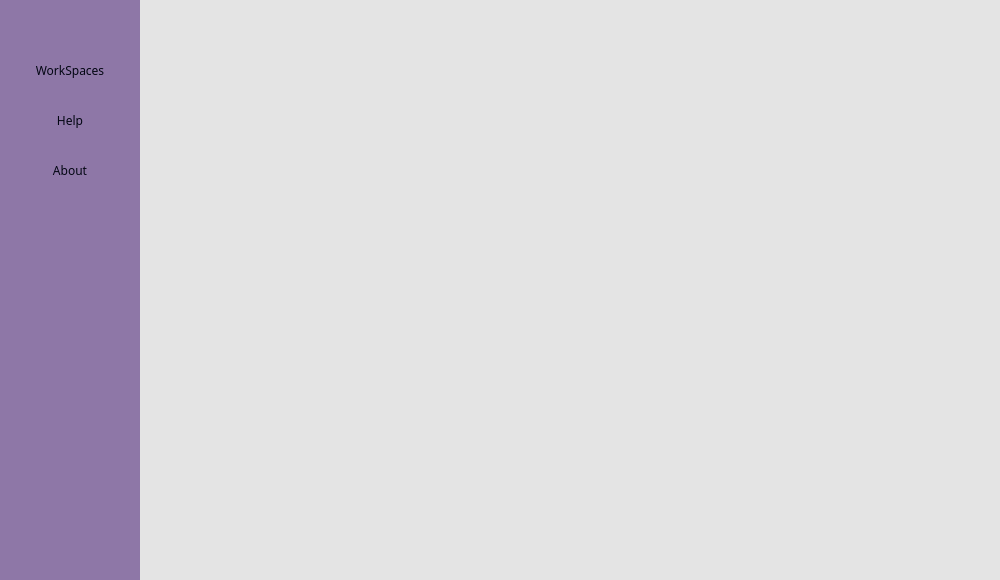
<?xml version="1.0" encoding="UTF-8"?>
<ui version="4.0">
 <class>MainWindow</class>
 <widget class="QMainWindow" name="MainWindow">
  <property name="geometry">
   <rect>
    <x>0</x>
    <y>0</y>
    <width>1000</width>
    <height>580</height>
   </rect>
  </property>
  <property name="windowTitle">
   <string>MainWindow</string>
  </property>
  <property name="styleSheet">
   <string notr="true">background-color: #E4E4E4; border-radius: 5px;</string>
  </property>
  <widget class="QWidget" name="centralwidget">
   <widget class="QFrame" name="sidebar">
    <property name="geometry">
     <rect>
      <x>0</x>
      <y>0</y>
      <width>140</width>
      <height>580</height>
     </rect>
    </property>
    <property name="styleSheet">
     <string notr="true">background-color: rgba(120, 91, 151, 0.8);  border-radius: 0px;</string>
    </property>
    <property name="frameShape">
     <enum>QFrame::StyledPanel</enum>
    </property>
    <property name="frameShadow">
     <enum>QFrame::Raised</enum>
    </property>
    <widget class="QPushButton" name="btn_workspace">
     <property name="geometry">
      <rect>
       <x>0</x>
       <y>50</y>
       <width>140</width>
       <height>40</height>
      </rect>
     </property>
     <property name="font">
      <font>
       <family>Sans Serif</family>
       <pointsize>9</pointsize>
      </font>
     </property>
     <property name="cursor">
      <cursorShape>PointingHandCursor</cursorShape>
     </property>
     <property name="styleSheet">
      <string notr="true">QPushButton{
	background: none;
	color: #030613;
	border-radius: 0px;
}
QPushButton:hover{
	background-color: rgba(120, 91, 151, 0.9);
}</string>
     </property>
     <property name="text">
      <string>WorkSpaces</string>
     </property>
    </widget>
    <widget class="QPushButton" name="btn_help">
     <property name="geometry">
      <rect>
       <x>0</x>
       <y>100</y>
       <width>140</width>
       <height>40</height>
      </rect>
     </property>
     <property name="font">
      <font>
       <family>Sans Serif</family>
       <pointsize>9</pointsize>
      </font>
     </property>
     <property name="cursor">
      <cursorShape>PointingHandCursor</cursorShape>
     </property>
     <property name="styleSheet">
      <string notr="true">QPushButton{
	background: none;
	color: #030613;
	border-radius: 0px;
}
QPushButton:hover{
	background-color: rgba(120, 91, 151, 0.9);
}</string>
     </property>
     <property name="text">
      <string>Help</string>
     </property>
    </widget>
    <widget class="QPushButton" name="btn_about">
     <property name="geometry">
      <rect>
       <x>0</x>
       <y>150</y>
       <width>140</width>
       <height>40</height>
      </rect>
     </property>
     <property name="font">
      <font>
       <family>Sans Serif</family>
       <pointsize>9</pointsize>
      </font>
     </property>
     <property name="cursor">
      <cursorShape>PointingHandCursor</cursorShape>
     </property>
     <property name="styleSheet">
      <string notr="true">QPushButton{
	background: none;
	color: #030613;
	border-radius: 0px;
}
QPushButton:hover{
	background-color: rgba(120, 91, 151, 0.9);
}</string>
     </property>
     <property name="text">
      <string>About</string>
     </property>
    </widget>
    <widget class="QLabel" name="sidebar_photo">
     <property name="geometry">
      <rect>
       <x>10</x>
       <y>390</y>
       <width>120</width>
       <height>120</height>
      </rect>
     </property>
     <property name="styleSheet">
      <string notr="true">background: none;</string>
     </property>
     <property name="text">
      <string/>
     </property>
     <property name="pixmap">
      <pixmap>../img/tasks.png</pixmap>
     </property>
     <property name="scaledContents">
      <bool>true</bool>
     </property>
    </widget>
   </widget>
   <widget class="QPushButton" name="btn_close">
    <property name="geometry">
     <rect>
      <x>935</x>
      <y>10</y>
      <width>25</width>
      <height>25</height>
     </rect>
    </property>
    <property name="cursor">
     <cursorShape>PointingHandCursor</cursorShape>
    </property>
    <property name="styleSheet">
     <string notr="true">QPushButton{
background-color: #E4E4E4;
border-radius: 3px;
}
QPushButton:hover{
background-color: #d6d6d6;
}</string>
    </property>
    <property name="text">
     <string/>
    </property>
    <property name="icon">
     <iconset>
      <normaloff>../img/close.png</normaloff>../img/close.png</iconset>
    </property>
    <property name="iconSize">
     <size>
      <width>20</width>
      <height>20</height>
     </size>
    </property>
   </widget>
   <widget class="QPushButton" name="btn_minimize">
    <property name="geometry">
     <rect>
      <x>900</x>
      <y>10</y>
      <width>25</width>
      <height>25</height>
     </rect>
    </property>
    <property name="cursor">
     <cursorShape>PointingHandCursor</cursorShape>
    </property>
    <property name="styleSheet">
     <string notr="true">QPushButton{
background-color: #E4E4E4;
border-radius: 3px;
}
QPushButton:hover{
background-color: #d6d6d6;
}</string>
    </property>
    <property name="text">
     <string/>
    </property>
    <property name="icon">
     <iconset>
      <normaloff>../img/minimize.png</normaloff>../img/minimize.png</iconset>
    </property>
    <property name="iconSize">
     <size>
      <width>20</width>
      <height>20</height>
     </size>
    </property>
   </widget>
   <widget class="QStackedWidget" name="pages">
    <property name="geometry">
     <rect>
      <x>140</x>
      <y>10</y>
      <width>860</width>
      <height>570</height>
     </rect>
    </property>
    <widget class="QWidget" name="page_workspace"/>
    <widget class="QWidget" name="page_help">
     <widget class="QLabel" name="label">
      <property name="geometry">
       <rect>
        <x>40</x>
        <y>95</y>
        <width>400</width>
        <height>61</height>
       </rect>
      </property>
      <property name="font">
       <font>
        <family>Sans Serif</family>
        <pointsize>9</pointsize>
       </font>
      </property>
      <property name="text">
       <string>Create your own workspace , mange your activities and do them in the best way and time.</string>
      </property>
      <property name="wordWrap">
       <bool>true</bool>
      </property>
     </widget>
     <widget class="QLabel" name="label_2">
      <property name="geometry">
       <rect>
        <x>40</x>
        <y>150</y>
        <width>400</width>
        <height>90</height>
       </rect>
      </property>
      <property name="font">
       <font>
        <family>Sans Serif</family>
        <pointsize>15</pointsize>
        <weight>75</weight>
        <bold>true</bold>
       </font>
      </property>
      <property name="text">
       <string>How to work with this app</string>
      </property>
     </widget>
     <widget class="QLabel" name="label_3">
      <property name="geometry">
       <rect>
        <x>40</x>
        <y>220</y>
        <width>400</width>
        <height>41</height>
       </rect>
      </property>
      <property name="font">
       <font>
        <family>Sans Serif</family>
        <pointsize>9</pointsize>
       </font>
      </property>
      <property name="toolTip">
       <string>&lt;html&gt;&lt;head/&gt;&lt;body&gt;&lt;p&gt;You can create many workspaces in &amp;quot;WorkSpace&amp;quot; part. Also, you can have many Boards in each workspace for different topickes.&lt;/p&gt;&lt;/body&gt;&lt;/html&gt;</string>
      </property>
      <property name="text">
       <string>You can create many workspaces in &quot;WorkSpace&quot; part. Also, you can have many Boards in each workspace for different topickes.</string>
      </property>
      <property name="wordWrap">
       <bool>true</bool>
      </property>
     </widget>
     <widget class="QLabel" name="label_4">
      <property name="geometry">
       <rect>
        <x>40</x>
        <y>310</y>
        <width>400</width>
        <height>71</height>
       </rect>
      </property>
      <property name="font">
       <font>
        <family>Sans Serif</family>
        <pointsize>9</pointsize>
       </font>
      </property>
      <property name="toolTip">
       <string>&lt;html&gt;&lt;head/&gt;&lt;body&gt;&lt;p&gt;You can create many workspaces in &amp;quot;WorkSpace&amp;quot; part. Also, you can have many Boards in each workspace for different topickes.&lt;/p&gt;&lt;/body&gt;&lt;/html&gt;</string>
      </property>
      <property name="text">
       <string>Ask your questions and report problems about this app using below link.</string>
      </property>
      <property name="wordWrap">
       <bool>true</bool>
      </property>
     </widget>
     <widget class="QPushButton" name="btn_email">
      <property name="geometry">
       <rect>
        <x>40</x>
        <y>390</y>
        <width>120</width>
        <height>40</height>
       </rect>
      </property>
      <property name="font">
       <font>
        <family>Sans Serif</family>
        <pointsize>9</pointsize>
       </font>
      </property>
      <property name="cursor">
       <cursorShape>PointingHandCursor</cursorShape>
      </property>
      <property name="styleSheet">
       <string notr="true">background-color: #D55FAA; color: #030613;</string>
      </property>
      <property name="text">
       <string>Email</string>
      </property>
     </widget>
     <widget class="QLabel" name="label_5">
      <property name="geometry">
       <rect>
        <x>40</x>
        <y>290</y>
        <width>400</width>
        <height>31</height>
       </rect>
      </property>
      <property name="font">
       <font>
        <family>Sans Serif</family>
        <pointsize>15</pointsize>
        <weight>75</weight>
        <bold>true</bold>
       </font>
      </property>
      <property name="text">
       <string>Report problem</string>
      </property>
     </widget>
     <widget class="QLabel" name="label_6">
      <property name="geometry">
       <rect>
        <x>450</x>
        <y>80</y>
        <width>380</width>
        <height>380</height>
       </rect>
      </property>
      <property name="styleSheet">
       <string notr="true"/>
      </property>
      <property name="text">
       <string/>
      </property>
      <property name="pixmap">
       <pixmap>../img/help.png</pixmap>
      </property>
      <property name="scaledContents">
       <bool>true</bool>
      </property>
     </widget>
    </widget>
    <widget class="QWidget" name="page_about"/>
   </widget>
   <zorder>sidebar</zorder>
   <zorder>pages</zorder>
   <zorder>btn_minimize</zorder>
   <zorder>btn_close</zorder>
  </widget>
 </widget>
 <resources/>
 <connections>
  <connection>
   <sender>btn_close</sender>
   <signal>clicked()</signal>
   <receiver>MainWindow</receiver>
   <slot>close()</slot>
   <hints>
    <hint type="sourcelabel">
     <x>982</x>
     <y>22</y>
    </hint>
    <hint type="destinationlabel">
     <x>499</x>
     <y>289</y>
    </hint>
   </hints>
  </connection>
  <connection>
   <sender>btn_minimize</sender>
   <signal>clicked()</signal>
   <receiver>MainWindow</receiver>
   <slot>showMinimized()</slot>
   <hints>
    <hint type="sourcelabel">
     <x>947</x>
     <y>22</y>
    </hint>
    <hint type="destinationlabel">
     <x>499</x>
     <y>289</y>
    </hint>
   </hints>
  </connection>
 </connections>
</ui>
